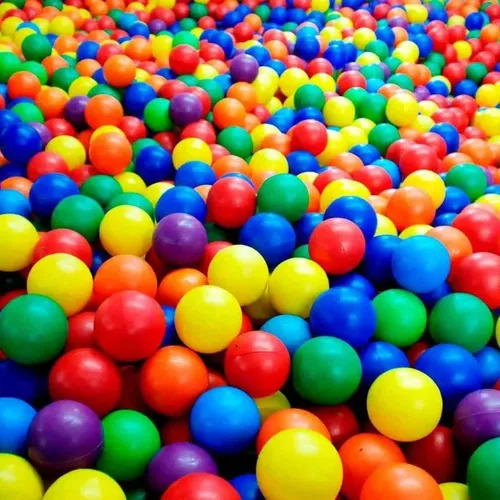
#> input picture imagens/imagem.jpg, 500 x 500 px
$ python 24-exemplo.py
#> lines starting #> are read from the running program, lines starting #| are printed output that depends on the picture
import cv2
import matplotlib.pyplot as plt

imagem = cv2.imread('imagens/imagem.jpg')
#> imagem is the input picture: shape (500, 500, 3); mean B, G, R 83.2, 110.7, 131.8
listaAzul = []
listaVerde = []
listaVermelho = []
resultadoAzul = []
resultadoVerde = []
resultadoVermelho = []

for i in range(0, imagem.shape[0]):
    for j in range(0, imagem.shape[1]):
        listaAzul.append(imagem[i][j][0])
        listaVerde.append(imagem[i][j][1])
        listaVermelho.append(imagem[i][j][2])
#> after the loop, listaAzul = 250000 items; listaVerde = 250000 items; listaVermelho = 250000 items

listaSemAzul = sorted(set(listaAzul))
#> listaSemAzul = 256 values from 0 to 255

for i in range(0, len(listaSemAzul)):
    somatoria = 0
    for j in range(0, len(listaAzul)):
        if listaSemAzul[i] == listaAzul[j]:
            somatoria +=1
    resultadoAzul.append(somatoria)
#> after the loop, resultadoAzul = 256 values, max 13504 at index 0, min 435 at index 190, mean 976.6

listaSemVerde = sorted(set(listaVerde))
#> listaSemVerde = 256 values from 0 to 255

for i in range(0, len(listaSemVerde)):
    somatoria = 0
    for j in range(0, len(listaVerde)):
        if listaSemVerde[i] == listaVerde[j]:
            somatoria +=1
    resultadoVerde.append(somatoria)
#> after the loop, resultadoVerde = 256 values, max 7375 at index 0, min 663 at index 246, mean 976.6

listaSemVermelho = sorted(set(listaVermelho))
#> listaSemVermelho = 256 values from 0 to 255

for i in range(0, len(listaSemVermelho)):
    somatoria = 0
    for j in range(0, len(listaVermelho)):
        if listaSemVermelho[i] == listaVermelho[j]:
            somatoria +=1
    resultadoVermelho.append(somatoria)
#> after the loop, resultadoVermelho = 256 values, max 14900 at index 0, min 253 at index 75, mean 976.6

plt.plot(resultadoVermelho, color='red')
plt.plot(resultadoVerde, color='green')
plt.plot(resultadoAzul, color='blue')

plt.show()
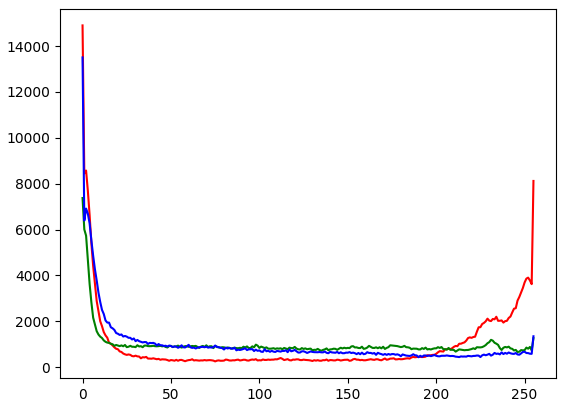
#> figure drawn by matplotlib, 1 panel; curve peaks at x = 0, y = 14900; curve peaks at x = 0, y = 7375; curve peaks at x = 0, y = 13504
